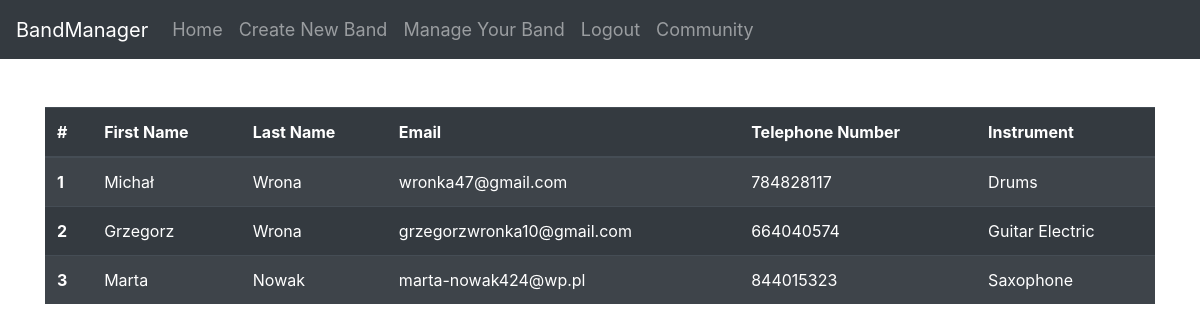
Page /community (signed in) on the earlier database version.
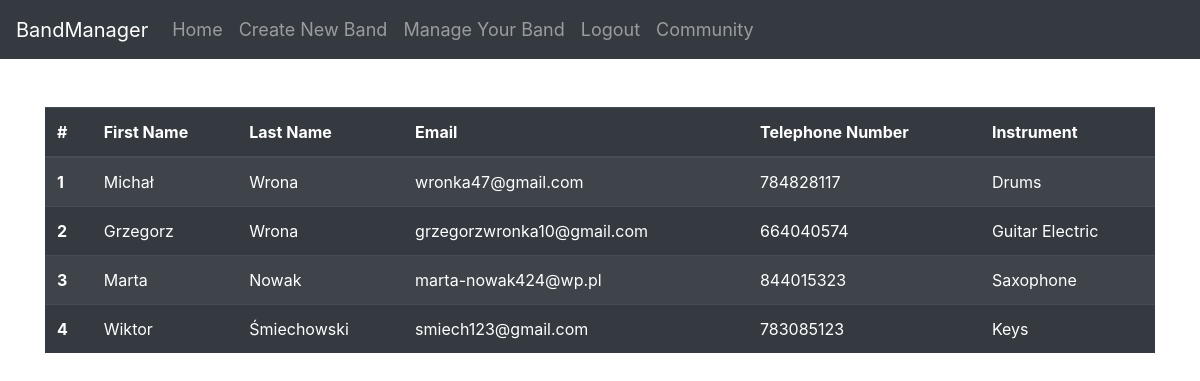
Same page on the later database version.
### website/models.py (models this page shows)
class User(db.Model, UserMixin):
    id = db.Column(db.Integer, primary_key=True, unique=True)
    first_name = db.Column(db.String(150))
    surname = db.Column(db.String(150))
    email = db.Column(db.String(150), unique=True)
    password = db.Column(db.String(150))
    telephone_number = db.Column(db.Integer)
    instrument = db.Column(db.String(150))
    band_id = db.Column(db.Integer)
    band = db.relationship('Band')

### website/views.py (the view)
@views.route('/community', methods=['GET'])
@login_required
def community_show():
    users  = User.query.all()
    return render_template('community.html', user=current_user, users=users)

### website/__init__.py (called while the page is built)
def create_app():
    app = Flask(__name__)
    app.config['SECRET_KEY'] = 'aoeijop[4235kldnsf-3qpoiopejf0283482rhgfsoqv=daihfauighe490ge40i'
    app.config['SQLALCHEMY_DATABASE_URI'] = f'sqlite:///{DB_NAME}'
    db.init_app(app)
    from .views import views
    from .auth import auth
    app.register_blueprint(views, url_prefix='/')
    app.register_blueprint(auth, url_prefix='/')
    from .models import User, Band
    create_database(app)
    login_manager = LoginManager()
    login_manager.login_view = 'auth.login'
    login_manager.init_app(app)
    @login_manager.user_loader
    def load_user(id):
        return User.query.get(int(id))
    return app

### website/templates/community.html (shortened to what this page needs)
{% extends "base.html" %}
{% block content %}
<br></br>
<table class="table table-striped table-dark">
    <thead class="thead-dark">
      <tr>
        <th scope="col">#</th>
        <th scope="col">First Name</th>
        <th scope="col">Last Name </th>
        <th scope="col">Email</th>
        <th scope="col">Telephone Number</th>
        <th scope="col">Instrument</th>
      </tr>
    </thead>
    <tbody>
    {% for user in users %}
        <tr>
            <th scope="row">{{user.id}}</th>
            <td>{{user.first_name}}</td>
            <td>{{user.surname}}</td>
            <td>{{user.email}}</td>
            <td>{{user.telephone_number}}</td>
            <td>{{user.instrument}}</td>
        </tr>
    {% endfor %}
    </tbody>
  </table>
{% endblock %}

### website/templates/base.html (shortened to what this page needs)
<!DOCTYPE html>
<html lang="en">
<head>
  <link rel="stylesheet" href="https://maxcdn.bootstrapcdn.com/bootstrap/4.5.2/css/bootstrap.min.css">
</head>
<body>
  <nav class="navbar navbar-expand-md bg-dark navbar-dark">
    <a class="navbar-brand" href="/">BandManager</a>
    <div class="collapse navbar-collapse" id="collapsibleNavbar" style="font-size: 18px;">
      <ul class="navbar-nav">
        {% if user.is_authenticated %}
          <li class="nav-item">
            <a class="nav-link" href="/" id="home">Home</a>
          </li>
          <li class="nav-item">
            <a class="nav-link" href="/create-new-band" id="create_new_band">Create New Band</a>
          </li>
          <li class="nav-item">
            <a class="nav-link" href="/manage-your-band" id="manage_your_band">Manage Your Band</a>
          </li>
          <li class="nav-item">
            <a class="nav-link" href="/logout" id="logout">Logout</a>
          </li>
          <li class="nav-item">
            <a class="nav-link" href="/community" id="community">Community</a>
          </li>
        {% endif %}
      </ul>
    </div>
  </nav>
<div class="container">
{% block content %}
{% endblock %}
</div>
</body>
</html>

Differences in the rows shown:
added User: id "4", first_name "Wiktor", surname "Śmiechowski", email "smiech123@gmail.com", telephone_number "783085123", instrument "Keys"
